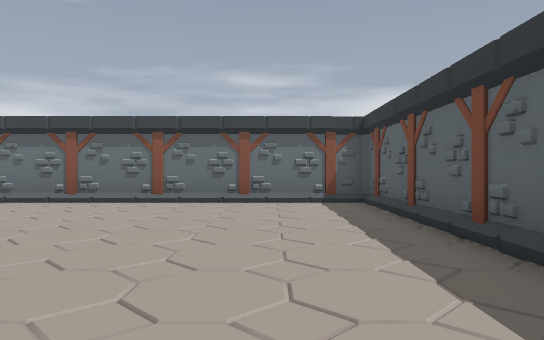
[1] (above)

16 first-person views from a walk through a Godot game level. The camera is 1.5 m above the floor, looks level and sees 70° across. The floor is counted in squares, 2 m on a side. Each view is taken from the middle of a square. On the plan, view 1 faces up. The plan holds only what a view shows up to about 12 squares ahead; the rest is blank. The place goes on beyond the plan. Characters and animated objects are left out.

[2]
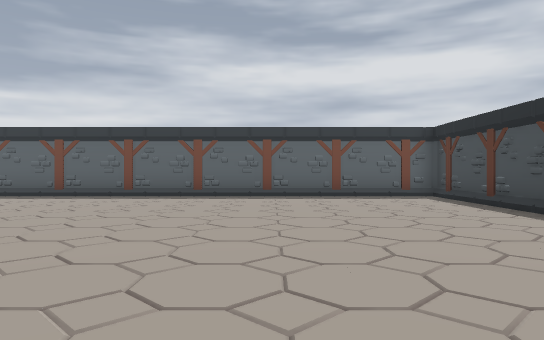

[3]
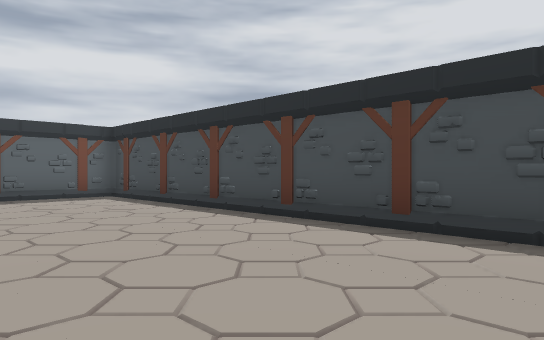

[4]
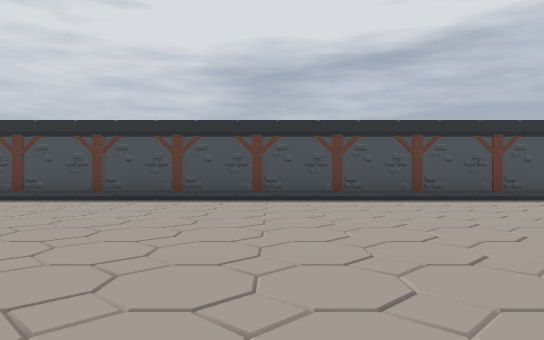

[5]
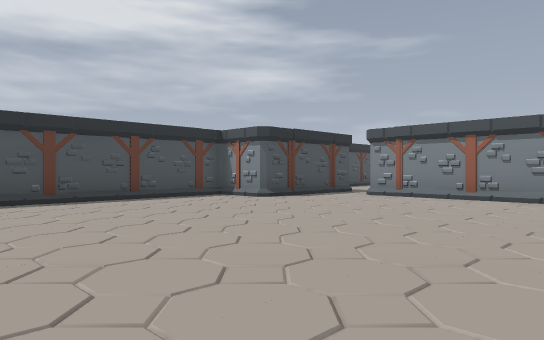

[6]
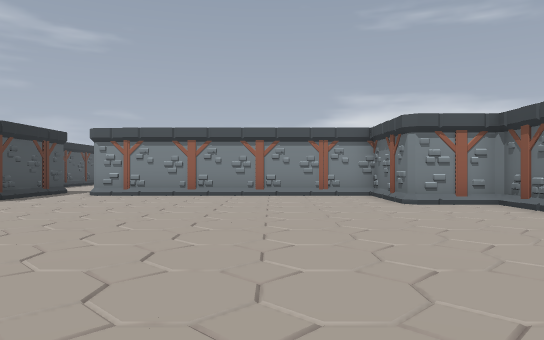

[7]
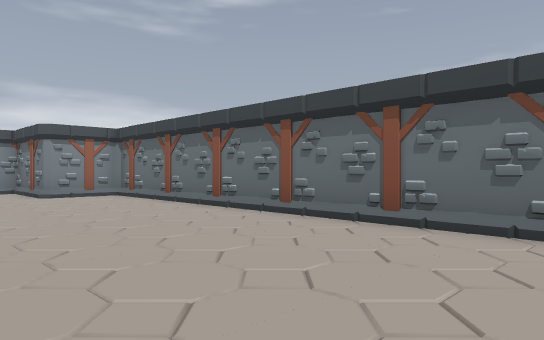

[8]
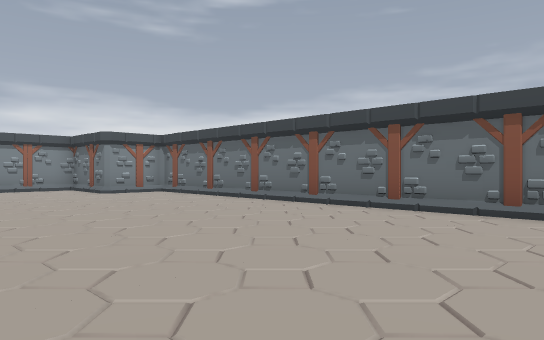

[9]
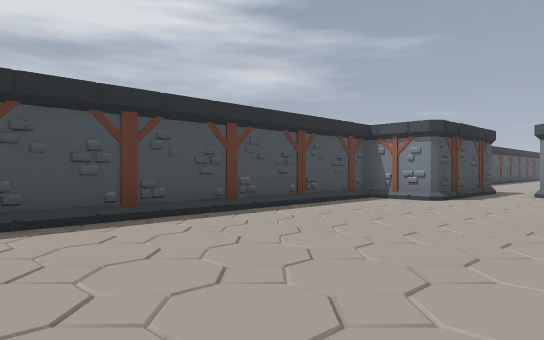

[10]
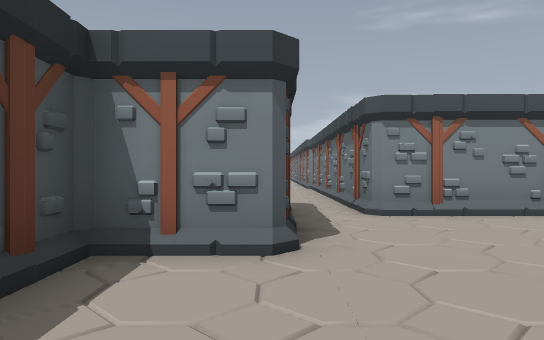

[11]
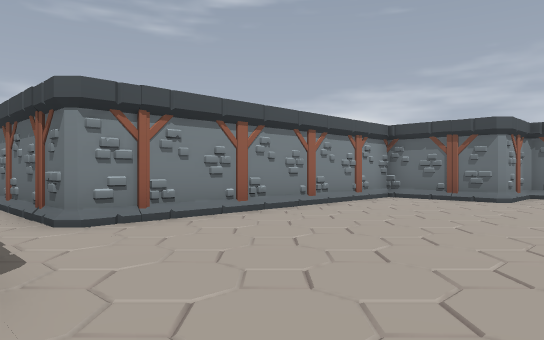

[12]
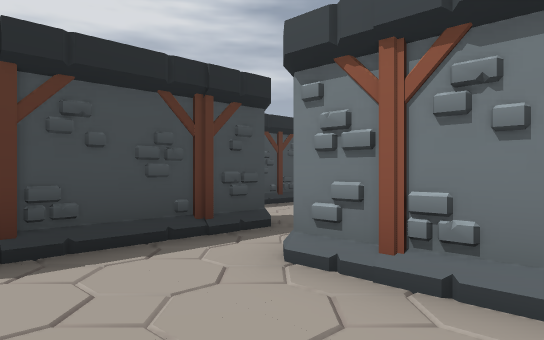

[13]
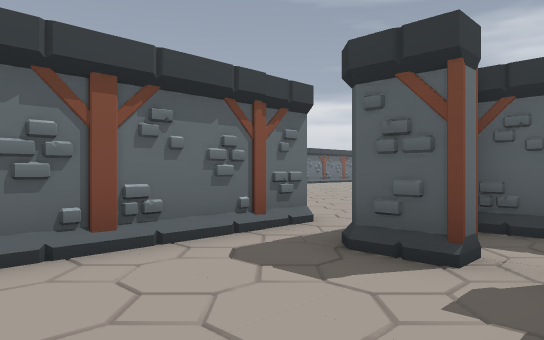

[14]
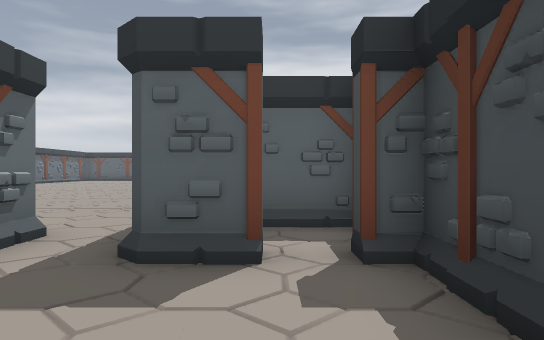

[15]
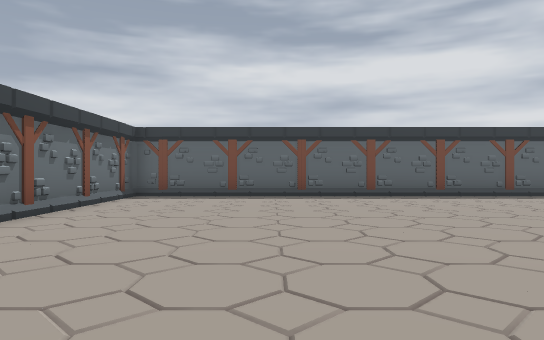

[16]
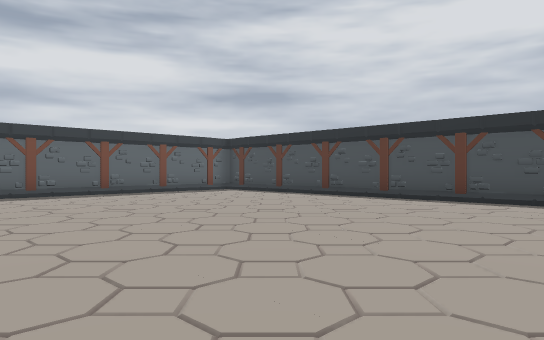

### Floor plan
Key: @ floor where view 1 was taken; # wall or solid block; . floor; / step, stairs or slope.
Columns run from 25 left of view 1 to 3 right of it. Each row starts with its distance up from view 1.
  9        ######################
  8        #.................../#
  7     ####.................../#
  6      #...................../#
  5      #...................../#
  4      #...................../#
  3      #...................../#
  2      #...................../#
  1      #...................../#
  0      #...................@./#
 -1 ######...................../#
 -2 .........................../#
 -3 ....####.................../#
 -4 ...#####.................../#
 -5 ...##  ######################
 -6 ####

Positions as (right, up) in squares from view 1, and headings:
1: (0, 0), facing up
2: (-9, 0), facing right
3: (-9, 0), facing down-right
4: (-9, 5), facing down
5: (-10, 5), facing down-left
6: (-9, 4), facing left
7: (-6, 4), facing up-left
8: (-5, 2), facing up-left
9: (-8, 1), facing down-left
10: (-14, -3), facing left
11: (-15, -3), facing up-left
12: (-18, 1), facing down-left
13: (-25, -5), facing up-right
14: (-25, -4), facing right
15: (-9, 5), facing right
16: (-10, 5), facing down-right
